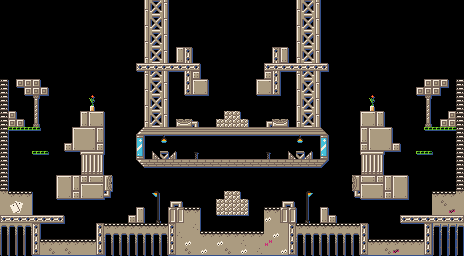

Tiled map render using the project's own tile images. Description and the whole map definition, tile-layer contents included, below:
An orthogonal 58x32 tile map with 8x8 px tiles, 1 tile layer (Tile Layer 1).

<map version="1.0" tiledversion="1.1.2" orientation="orthogonal" renderorder="right-down" width="58" height="32" tilewidth="8" tileheight="8" infinite="0" nextobjectid="1">
 <tileset firstgid="1" source="SplatoonMetaTiles.tsx" />
 <layer name="Tile Layer 1" width="58" height="32">
  <data encoding="csv">
176,176,176,176,176,176,176,176,176,176,176,176,176,176,176,176,176,176,93,95,97,176,176,176,176,176,176,176,176,2147483824,2147483824,2147483824,2147483824,2147483824,2147483824,2147483824,2147483824,93,95,97,2147483824,2147483824,2147483824,2147483824,2147483824,2147483824,2147483824,2147483824,2147483824,2147483824,2147483824,2147483824,2147483824,2147483824,2147483824,2147483824,2147483824,2147483824,
176,0,0,0,0,0,0,0,0,0,0,0,0,0,0,0,0,0,94,96,98,0,0,0,0,0,0,0,0,0,0,0,0,0,0,0,0,94,96,98,0,0,0,0,0,0,0,0,0,0,0,0,0,0,0,0,0,2147483824,
176,0,0,0,0,0,0,0,0,0,0,0,0,0,0,0,0,0,93,95,97,0,0,0,0,0,0,0,0,0,0,0,0,0,0,0,0,93,95,97,0,0,0,0,0,0,0,0,0,0,0,0,0,0,0,0,0,2147483824,
176,0,0,0,0,0,0,0,0,0,0,0,0,0,0,0,0,0,94,96,98,0,0,0,0,0,0,0,0,0,0,0,0,0,0,0,0,94,96,98,0,0,0,0,0,0,0,0,0,0,0,0,0,0,0,0,0,2147483824,
176,0,0,0,0,0,0,0,0,0,0,0,0,0,0,0,0,0,93,95,97,0,0,0,0,0,0,0,0,0,0,0,0,0,0,0,0,93,95,97,0,0,0,0,0,0,0,0,0,0,0,0,0,0,0,0,0,2147483824,
176,0,0,0,0,0,0,0,0,0,0,0,0,0,0,0,0,0,94,96,98,0,0,0,0,0,0,0,0,0,0,0,0,0,0,0,0,94,96,98,0,0,0,0,0,0,0,0,0,0,0,0,0,0,0,0,0,2147483824,
176,0,0,0,0,0,0,0,0,0,0,0,0,0,0,0,0,0,93,95,97,0,166,121,0,0,0,0,0,0,0,0,0,0,121,166,0,93,95,97,0,0,0,0,0,0,0,0,0,0,0,0,0,0,0,0,0,2147483824,
176,0,0,0,0,0,0,0,0,0,0,0,0,0,0,0,0,0,94,96,98,0,168,122,0,0,0,0,0,0,0,0,0,0,122,168,0,94,96,98,0,0,0,0,0,0,0,0,0,0,0,0,0,0,0,0,0,2147483824,
176,0,0,0,0,0,0,0,0,0,0,0,0,0,0,0,0,124,125,125,125,125,125,125,126,0,0,0,0,0,0,0,0,124,125,125,125,125,125,125,126,0,0,0,0,0,0,0,0,0,0,0,0,0,0,0,0,2147483824,
176,0,0,0,0,0,0,0,0,0,0,0,0,0,0,0,0,0,94,96,98,0,0,122,172,0,0,0,0,0,0,0,0,172,122,0,0,94,96,98,0,0,0,0,0,0,0,0,0,0,0,0,0,0,0,0,0,2147483824,
42,0,78,78,78,0,0,0,0,0,0,0,0,0,0,0,0,0,93,95,97,0,0,122,157,159,0,0,0,0,0,0,157,159,122,0,0,93,95,97,0,0,0,0,0,0,0,0,0,0,0,0,0,78,78,78,0,42,
42,0,0,78,78,78,0,0,0,0,0,0,0,0,0,0,0,0,94,96,98,0,0,123,163,165,0,0,0,0,0,0,163,165,123,0,0,94,96,98,0,0,0,0,0,0,0,0,0,0,0,0,78,78,78,0,0,42,
42,0,0,0,79,0,0,0,0,0,0,174,0,0,0,0,0,0,93,95,97,0,0,0,0,0,0,0,0,0,0,0,0,0,0,0,0,93,95,97,0,0,0,0,0,0,174,0,0,0,0,0,0,79,0,0,0,42,
42,0,0,0,80,0,0,0,0,0,0,175,0,0,0,0,0,0,94,96,98,0,0,0,0,0,0,0,0,0,0,0,0,0,0,0,0,94,96,98,0,0,0,0,0,0,175,0,0,0,0,0,0,80,0,0,0,42,
42,78,0,0,80,0,0,0,0,0,166,157,159,0,0,0,0,0,93,95,97,0,0,0,0,0,0,0,35,35,0,0,0,0,0,0,0,93,95,97,0,0,0,0,0,157,159,166,0,0,0,0,0,80,0,0,78,42,
42,78,78,0,81,0,0,0,0,0,168,163,165,0,0,0,0,0,94,96,98,0,142,143,115,0,0,35,35,35,35,0,0,113,142,143,0,94,96,98,0,0,0,0,0,163,165,168,0,0,0,0,0,81,0,78,78,42,
42,173,173,173,173,0,0,0,0,157,158,159,166,0,0,0,0,82,83,83,83,83,83,83,83,83,83,83,83,83,83,83,83,83,83,83,83,83,83,83,84,0,0,0,0,166,157,158,159,0,0,0,0,173,173,173,173,42,
42,0,0,0,0,0,0,0,0,160,161,162,168,0,0,0,0,99,0,0,106,0,0,0,0,0,0,0,0,0,0,0,0,0,0,0,0,106,0,0,99,0,0,0,0,168,160,2,162,0,0,0,0,0,0,0,0,42,
42,0,0,0,0,0,0,0,172,163,164,165,172,0,0,0,0,100,0,0,0,0,0,0,0,0,0,0,0,0,0,0,0,0,0,0,0,0,0,0,100,0,0,0,0,172,163,164,165,172,0,0,0,0,0,0,0,42,
42,0,0,0,173,173,0,0,0,0,130,133,136,0,0,0,0,103,0,46,95,43,0,0,104,0,0,0,0,0,0,0,0,104,0,0,46,95,43,0,103,0,0,0,0,130,133,136,0,0,0,0,173,173,0,0,0,42,
42,0,0,0,0,0,0,0,0,0,131,134,137,0,0,0,0,85,86,86,86,86,86,86,86,86,86,86,86,86,86,86,86,86,86,86,86,86,86,86,87,0,0,0,0,131,134,137,0,0,0,0,0,0,0,0,0,42,
42,0,0,0,0,0,0,0,0,0,132,135,138,0,0,0,0,0,0,0,0,0,0,0,0,0,0,0,0,0,0,0,0,0,0,0,0,0,0,0,0,0,0,0,0,132,135,138,0,0,0,0,0,0,0,0,0,42,
42,0,0,0,0,0,0,157,159,166,172,169,171,140,0,0,0,0,0,0,0,0,0,0,0,0,0,0,0,0,0,0,0,0,0,0,0,0,0,0,0,0,0,0,146,169,171,172,166,157,159,0,0,0,0,0,0,42,
42,0,0,0,0,0,0,160,162,168,157,158,159,141,0,0,0,0,0,0,0,0,0,0,0,0,0,0,0,0,0,0,0,0,0,0,0,0,0,0,0,0,0,0,147,157,158,159,168,160,162,0,0,0,0,0,0,42,
12,11,11,11,0,0,0,163,165,172,163,164,165,116,0,0,0,0,0,110,0,0,0,0,0,0,0,0,35,35,0,0,0,0,0,0,0,0,107,0,0,0,0,0,114,163,164,165,172,163,165,0,0,0,11,11,11,12,
2,7,9,2,0,0,0,0,0,0,0,0,0,0,0,0,0,0,0,111,0,113,115,0,0,0,0,35,35,35,35,0,0,0,0,113,115,0,108,0,0,0,0,0,0,0,0,0,0,0,0,0,0,0,2,14,2,2,
2,8,10,2,0,0,0,0,0,0,0,0,0,0,0,0,0,166,0,111,0,40,40,11,11,0,0,35,35,35,35,0,0,11,11,40,40,0,108,0,166,0,0,0,0,0,0,0,0,0,0,0,0,0,2,2,6,2,
124,125,125,125,125,125,125,126,0,0,0,0,0,0,0,0,172,168,0,112,0,41,41,2,2,0,0,0,0,0,0,0,0,5,2,41,41,0,109,0,168,172,0,0,0,0,0,0,0,0,124,125,125,125,125,125,125,126,
127,127,127,127,121,0,0,0,0,0,0,0,121,11,11,11,11,11,11,11,11,121,2,2,3,0,0,0,0,0,0,0,0,2,2,2,121,11,11,11,11,11,11,11,11,121,0,0,0,0,0,0,0,121,2147483775,2147483775,2147483775,2147483775,
128,128,128,128,122,0,0,0,0,0,0,0,122,127,127,127,127,127,127,127,127,122,3,2,2,11,11,11,11,11,11,11,11,2,5,2,122,127,127,127,127,127,127,127,127,122,0,0,0,0,0,0,0,122,2147483776,2147483776,2147483776,2147483776,
129,129,129,129,122,11,11,11,11,11,11,11,122,128,128,128,128,128,128,128,128,122,2,5,2,2,2,5,2,2,3,2,2,4,2,2,122,128,128,128,128,128,128,128,128,122,11,11,11,11,11,11,11,122,2147483777,2147483777,2147483777,2147483777,
129,129,129,129,123,2,14,2,14,2,2,2,123,129,129,129,129,129,129,129,129,123,2,14,2,5,2,2,14,2,5,2,3,2,2,5,123,129,129,129,129,129,129,129,129,123,2,2,14,6,2,2,2,123,2147483777,2147483777,2147483777,2147483777
</data>
 </layer>
</map>
